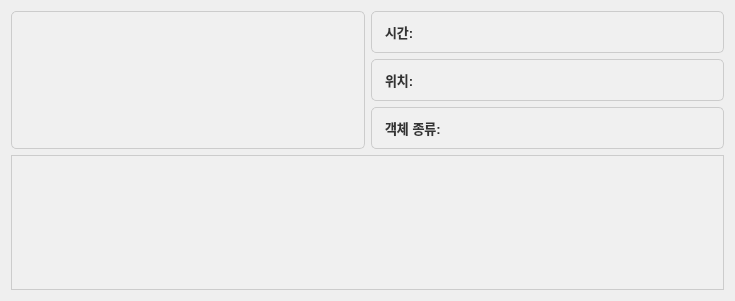
<?xml version="1.0" encoding="UTF-8"?>
<ui version="4.0">
 <class>MetaDataDisplay</class>
 <widget class="QWidget" name="MetaDataDisplay">
  <property name="geometry">
   <rect>
    <x>0</x>
    <y>0</y>
    <width>735</width>
    <height>301</height>
   </rect>
  </property>
  <property name="windowTitle">
   <string>Form</string>
  </property>
  <layout class="QGridLayout" name="gridLayout">
   <item row="0" column="0" rowspan="3">
    <widget class="QLabel" name="iconLabel">
     <property name="styleSheet">
      <string notr="true">QLabel {
        color: #333333;                /* 텍스트 색상 */
        background-color: #f0f0f0;     /* 배경 색 */
        border: 1px solid #ccc;        /* 테두리 */
        padding: 10px;                 /* 내부 여백 */
        font-size: 16px;               /* 폰트 크기 */
        font-family: Arial, sans-serif;/* 폰트 종류 */
        font-weight: bold;             /* 폰트 굵기 */
        text-align: center;            /* 텍스트 정렬 */
        border-radius: 5px;            /* 테두리 둥글기 */
    }

    QLabel:hover {
        background-color: #e0e0e0;     /* 마우스를 올렸을 때 배경색 */
    }

    QLabel:focus {
        border: 2px solid #4CAF50;     /* 포커스 시 테두리 색상 */
    }</string>
     </property>
     <property name="text">
      <string/>
     </property>
    </widget>
   </item>
   <item row="0" column="1">
    <widget class="QLabel" name="timeLabel">
     <property name="styleSheet">
      <string notr="true">QLabel {
        color: #333333;                /* 텍스트 색상 */
        background-color: #f0f0f0;     /* 배경 색 */
        border: 1px solid #ccc;        /* 테두리 */
        padding: 10px;                 /* 내부 여백 */
        font-size: 13px;               /* 폰트 크기 */
        font-family: Arial, sans-serif;/* 폰트 종류 */
        font-weight: bold;             /* 폰트 굵기 */
        text-align: center;            /* 텍스트 정렬 */
        border-radius: 5px;            /* 테두리 둥글기 */
    }

    QLabel:hover {
        background-color: #e0e0e0;     /* 마우스를 올렸을 때 배경색 */
    }

    QLabel:focus {
        border: 2px solid #4CAF50;     /* 포커스 시 테두리 색상 */
    }</string>
     </property>
     <property name="text">
      <string>시간: </string>
     </property>
    </widget>
   </item>
   <item row="1" column="1">
    <widget class="QLabel" name="locationLabel">
     <property name="styleSheet">
      <string notr="true">QLabel {
        color: #333333;                /* 텍스트 색상 */
        background-color: #f0f0f0;     /* 배경 색 */
        border: 1px solid #ccc;        /* 테두리 */
        padding: 10px;                 /* 내부 여백 */
        font-size: 13px;               /* 폰트 크기 */
        font-family: Arial, sans-serif;/* 폰트 종류 */
        font-weight: bold;             /* 폰트 굵기 */
        text-align: center;            /* 텍스트 정렬 */
        border-radius: 5px;            /* 테두리 둥글기 */
    }

    QLabel:hover {
        background-color: #e0e0e0;     /* 마우스를 올렸을 때 배경색 */
    }

    QLabel:focus {
        border: 2px solid #4CAF50;     /* 포커스 시 테두리 색상 */
    }</string>
     </property>
     <property name="text">
      <string>위치: </string>
     </property>
    </widget>
   </item>
   <item row="2" column="1">
    <widget class="QLabel" name="typeLabel">
     <property name="styleSheet">
      <string notr="true">QLabel {
        color: #333333;                /* 텍스트 색상 */
        background-color: #f0f0f0;     /* 배경 색 */
        border: 1px solid #ccc;        /* 테두리 */
        padding: 10px;                 /* 내부 여백 */
        font-size: 13px;               /* 폰트 크기 */
        font-family: Arial, sans-serif;/* 폰트 종류 */
        font-weight: bold;             /* 폰트 굵기 */
        text-align: center;            /* 텍스트 정렬 */
        border-radius: 5px;            /* 테두리 둥글기 */
    }

    QLabel:hover {
        background-color: #e0e0e0;     /* 마우스를 올렸을 때 배경색 */
    }

    QLabel:focus {
        border: 2px solid #4CAF50;     /* 포커스 시 테두리 색상 */
    }</string>
     </property>
     <property name="text">
      <string>객체 종류: </string>
     </property>
    </widget>
   </item>
   <item row="3" column="0" colspan="2">
    <widget class="QListWidget" name="eventLog">
     <property name="styleSheet">
      <string notr="true">QListWidget {
        background-color: #f0f0f0;  /* 배경색 */
        border: 1px solid #ccc;     /* 테두리 */
        padding: 5px;               /* 여백 */
        font-size: 14px;            /* 폰트 크기 */
    }

    QListWidget::item {
        padding: 5px;
        background-color: transparent;  /* 항목 배경 */
        border-bottom: 1px solid #e0e0e0;  /* 항목 사이에 경계선 */
    }

    QListWidget::item:hover {
        background-color: #d3d3d3;  /* 마우스 호버 시 배경색 */
    }

    QListWidget::item:selected {
        background-color: #4CAF50;  /* 선택된 항목 배경색 */
        color: white;               /* 선택된 항목 텍스트 색 */
    }

    QListWidget::item:selected:!active {
        background-color: #3e8e41;  /* 선택된 항목이 비활성일 때 색상 */
    }</string>
     </property>
    </widget>
   </item>
  </layout>
 </widget>
 <resources/>
 <connections/>
</ui>
